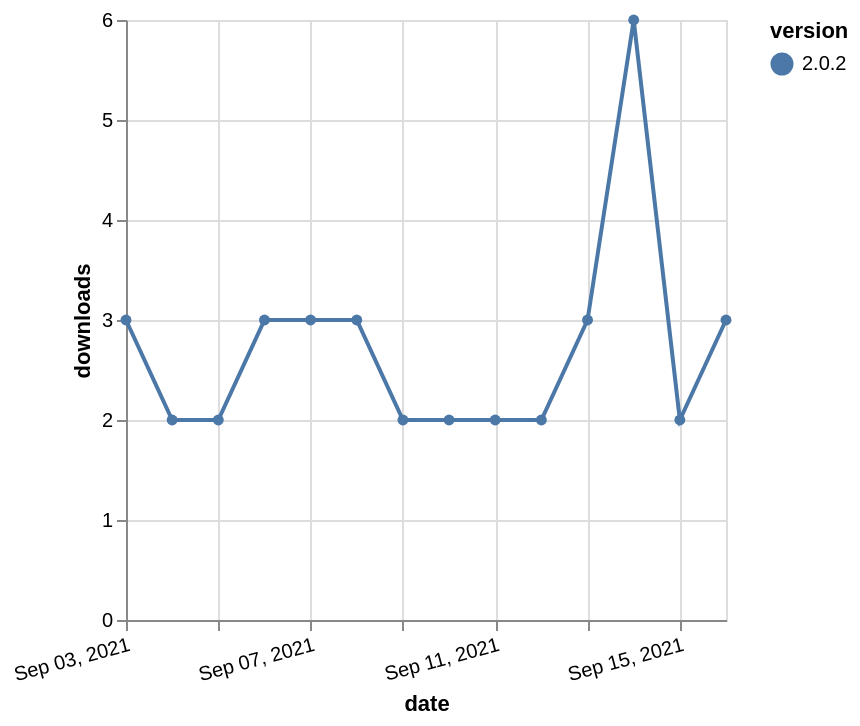

Here is the Vega-Lite specification saved for this chart:
### Vega-Lite specification from a JSON file in a GitHub repository (floating-point values rounded to 4 significant figures)
{"$schema": "https://vega.github.io/schema/vega-lite/v5.json", "description": "A simple bar chart with embedded data.", "data": {"values": [{"date": "2021-09-03", "total": 4421, "delta": 3, "version": "2.0.2"}, {"date": "2021-09-04", "total": 4423, "delta": 2, "version": "2.0.2"}, {"date": "2021-09-05", "total": 4425, "delta": 2, "version": "2.0.2"}, {"date": "2021-09-06", "total": 4428, "delta": 3, "version": "2.0.2"}, {"date": "2021-09-07", "total": 4431, "delta": 3, "version": "2.0.2"}, {"date": "2021-09-08", "total": 4434, "delta": 3, "version": "2.0.2"}, {"date": "2021-09-09", "total": 4436, "delta": 2, "version": "2.0.2"}, {"date": "2021-09-10", "total": 4438, "delta": 2, "version": "2.0.2"}, {"date": "2021-09-11", "total": 4440, "delta": 2, "version": "2.0.2"}, {"date": "2021-09-12", "total": 4442, "delta": 2, "version": "2.0.2"}, {"date": "2021-09-13", "total": 4445, "delta": 3, "version": "2.0.2"}, {"date": "2021-09-14", "total": 4451, "delta": 6, "version": "2.0.2"}, {"date": "2021-09-15", "total": 4453, "delta": 2, "version": "2.0.2"}, {"date": "2021-09-16", "total": 4456, "delta": 3, "version": "2.0.2"}]}, "width": "container", "mark": {"type": "line", "point": {"filled": true}}, "encoding": {"x": {"field": "date", "type": "temporal", "timeUnit": "yearmonthdate", "title": "date", "axis": {"labelAngle": -15}}, "y": {"field": "delta", "type": "quantitative", "title": "downloads"}, "color": {"field": "version", "type": "nominal"}, "tooltip": {"field": "delta"}}}
